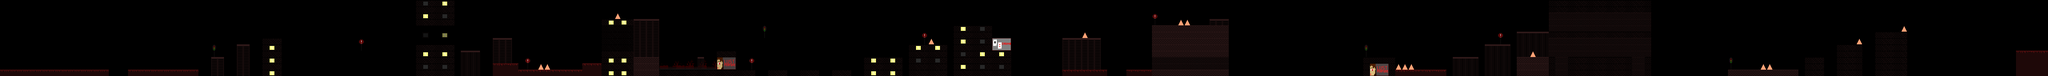

The image is a tile-based game level rendered from a .tmx file. Its description and source (layers, tilesets, objects; grid data summarised) follow:
An orthogonal 320x12 tile map with 16x16 px tiles, 5 tile layers (Background, Forebackground, Normal Ground, Foreground, ...), 5 tilesets and 119 objects (37x coin, 15x spike, player, item0, item1, ...).

<map version="1.8" tiledversion="1.8.6" orientation="orthogonal" renderorder="right-down" width="320" height="12" tilewidth="16" tileheight="16" infinite="0" nextlayerid="10" nextobjectid="175">
 <tileset firstgid="1" source="LustGluttonytiles.tsx" />
 <tileset firstgid="101" source="Hearts1.tsx" />
 <tileset firstgid="102" source="Hearts2.tsx" />
 <tileset firstgid="103" source="Hearts3.tsx" />
 <tileset firstgid="104" source="Hearts4.tsx" />
 <layer id="1" name="Background" width="320" height="12">
  <data>[3840 cells, 603 non-empty, 42 distinct tile ids]</data>
 </layer>
 <layer id="2" name="Forebackground" width="320" height="12" opacity="0.5">
  <data>[3840 cells, 222 non-empty, 7 distinct tile ids]</data>
 </layer>
 <layer id="3" name="Normal Ground" width="320" height="12" opacity="0.9">
  <data>[3840 cells, 291 non-empty, 27 distinct tile ids]</data>
 </layer>
 <layer id="4" name="Foreground" width="320" height="12">
  <data>[3840 cells, 171 non-empty, 17 distinct tile ids]</data>
 </layer>
 <layer id="6" name="Obstacles" width="320" height="12" tintcolor="#ff0000">
  <data>[3840 cells, 15 non-empty, 1 distinct tile ids]</data>
 </layer>
 <objectgroup id="7" name="Obstacles Object">
  <object id="72" name="spike" x="1344" y="176">
   <polygon points="0,0 8.36364,-14.7273 15.6364,-0.181818" />
  </object>
  <object id="74" name="spike" x="1360.36" y="176.545">
   <polygon points="0,0 8.36364,-14.7273 15.6364,-0.181818" />
  </object>
  <object id="75" name="spike" x="1535.7" y="49.2121">
   <polygon points="0,0 8.36364,-14.7273 15.6364,-0.181818" />
  </object>
  <object id="76" name="spike" x="2320.28" y="111.962">
   <polygon points="0,0 8.36364,-14.7273 15.6364,-0.181818" />
  </object>
  <object id="77" name="spike" x="2704.28" y="96.4621">
   <polygon points="0,0 8.36364,-14.7273 15.6364,-0.181818" />
  </object>
  <object id="78" name="spike" x="2944.05" y="64.1894">
   <polygon points="0,0 8.36364,-14.7273 15.6364,-0.181818" />
  </object>
  <object id="79" name="spike" x="2960.23" y="64.553">
   <polygon points="0,0 8.36364,-14.7273 15.6364,-0.181818" />
  </object>
  <object id="80" name="spike" x="3488.1" y="175.962">
   <polygon points="0,0 8.36364,-14.7273 15.6364,-0.181818" />
  </object>
  <object id="81" name="spike" x="3504.1" y="175.962">
   <polygon points="0,0 8.36364,-14.7273 15.6364,-0.181818" />
  </object>
  <object id="82" name="spike" x="3520.1" y="175.962">
   <polygon points="0,0 8.36364,-14.7273 15.6364,-0.181818" />
  </object>
  <object id="83" name="spike" x="3824.35" y="144.087">
   <polygon points="0,0 8.36364,-14.7273 15.6364,-0.181818" />
  </object>
  <object id="87" name="spike" x="4399.97" y="175.648">
   <polygon points="0,0 8.36364,-14.7273 15.6364,-0.181818" />
  </object>
  <object id="88" name="spike" x="4416.22" y="176.023">
   <polygon points="0,0 8.36364,-14.7273 15.6364,-0.181818" />
  </object>
  <object id="89" name="spike" x="4639.97" y="112.523">
   <polygon points="0,0 8.36364,-14.7273 15.6364,-0.181818" />
  </object>
  <object id="90" name="spike" x="4751.97" y="79.7955">
   <polygon points="0,0 8.36364,-14.7273 15.6364,-0.181818" />
  </object>
 </objectgroup>
 <objectgroup id="5" name="Object Layer 1">
  <object id="1" x="0" y="176">
   <polygon points="0,0 272,0 272,16 0,16" />
  </object>
  <object id="3" x="320" y="176">
   <polygon points="0,0 176,0 176,16 0,16" />
  </object>
  <object id="4" x="528" y="192">
   <polygon points="0,0 0,-48 32,-48 32,0" />
  </object>
  <object id="5" x="592" y="192">
   <polygon points="0,0 0,-80 32,-80 32,0" />
  </object>
  <object id="6" x="656" y="192">
   <polygon points="0,0 0,-96 48,-96 48,0" />
  </object>
  <object id="7" x="736" y="96">
   <polygon points="0,0 80,0 80,12 -0.333333,12.3333" />
  </object>
  <object id="8" x="832" y="128">
   <polygon points="0,0 80,0 80.3333,12 -0.333333,12.3333" />
  </object>
  <object id="9" x="944" y="96">
   <polygon points="0,0 80,0 80.3333,11.6667 -0.666667,12" />
  </object>
  <object id="10" x="1040" y="112">
   <polygon points="0,0 96,0 96,80 0,80" />
  </object>
  <object id="11" x="1040" y="0">
   <polygon points="0,0 96,0 96,64 0,64" />
  </object>
  <object id="12" x="1152" y="128">
   <polygon points="0,0 48,0 48.125,4.375 -0.25,4.125" />
  </object>
  <object id="13" x="1232" y="192">
   <polygon points="0,0 0,-32 64,-32 64,0" />
  </object>
  <object id="14" x="1296" y="176">
   <polygon points="0,0 160,0 160,16 0,16" />
  </object>
  <object id="15" x="1456" y="160">
   <polygon points="0,0 48,0 48,32 0,32" />
  </object>
  <object id="16" x="1504" y="192">
   <polygon points="0,0 0,-64 80,-64 80,0" />
  </object>
  <object id="17" x="1584" y="144">
   <polygon points="0,0 64,0 64,48 0,48" />
  </object>
  <object id="18" x="1648" y="176">
   <polygon points="0,0 240,0 240,16 0,16" />
  </object>
  <object id="19" x="1792" y="144">
   <polygon points="0,0 48,0 48,-16 0,-16" />
  </object>
  <object id="20" x="1920" y="192">
   <polygon points="0,0 0,-16 48,-16 48,0" />
  </object>
  <object id="21" x="2000" y="192">
   <polygon points="0,0 0,-16 48,-16 48,0" />
  </object>
  <object id="22" x="2080" y="192">
   <polygon points="0,0 0,-16 48,-16 48,0" />
  </object>
  <object id="23" x="2160" y="192">
   <polygon points="0,0 0,-48 96,-48 96,0" />
  </object>
  <object id="24" x="2272" y="192">
   <polygon points="0,0 0,-80 96,-80 96,0" />
  </object>
  <object id="25" x="2384" y="192">
   <polygon points="0,0 0,-128 96,-128 96,0" />
  </object>
  <object id="28" x="2480" y="128">
   <polygon points="0,0 48,0 48,64 0,64" />
  </object>
  <object id="29" x="2656" y="192">
   <polygon points="0,0 0,-16 112,-16 112,0" />
  </object>
  <object id="30" x="2816" y="192">
   <polygon points="0,0 0,-16 256,-16 256,0" />
  </object>
  <object id="31" x="2880" y="144">
   <polygon points="0,0 192,0 192,-80 0,-80" />
  </object>
  <object id="32" x="3024" y="64">
   <polygon points="0,0 0,-16 48,-16 48,0" />
  </object>
  <object id="34" x="3408" y="192">
   <polygon points="0,0 0,-48 80,-48 80,0" />
  </object>
  <object id="35" x="3488" y="176">
   <polygon points="0,0 128,0 128,16 0,16" />
  </object>
  <object id="36" x="3792" y="192">
   <polygon points="0,0 0,-48 96,-48 96,0" />
  </object>
  <object id="37" x="3920" y="192">
   <polygon points="0,0 0,-48 160,-48 160,0" />
  </object>
  <object id="38" x="4112" y="192">
   <polygon points="0,0 0,-48 16,-48 16,0" />
  </object>
  <object id="39" x="3872" y="80">
   <polygon points="0,0 256,0 256,16 0,16" />
  </object>
  <object id="40" x="3872" y="32">
   <polygon points="0,0 0,-32 256,-32 256,0" />
  </object>
  <object id="41" x="4320" y="192">
   <polygon points="0,0 0,-16 176,-16 176,0" />
  </object>
  <object id="42" x="4512" y="192">
   <polygon points="0,0 0,-48 48,-48 48,0" />
  </object>
  <object id="43" x="4592" y="192">
   <polygon points="0,0 0,-80 64,-80 64,0" />
  </object>
  <object id="44" x="4688" y="192">
   <polygon points="0,0 0,-112 80,-112 80,0" />
  </object>
  </objectgroup>
 <objectgroup id="8" name="Items">
  <!-- 40 objects omitted --></objectgroup>
</map>
<!-- 64 of 119 objects omitted -->